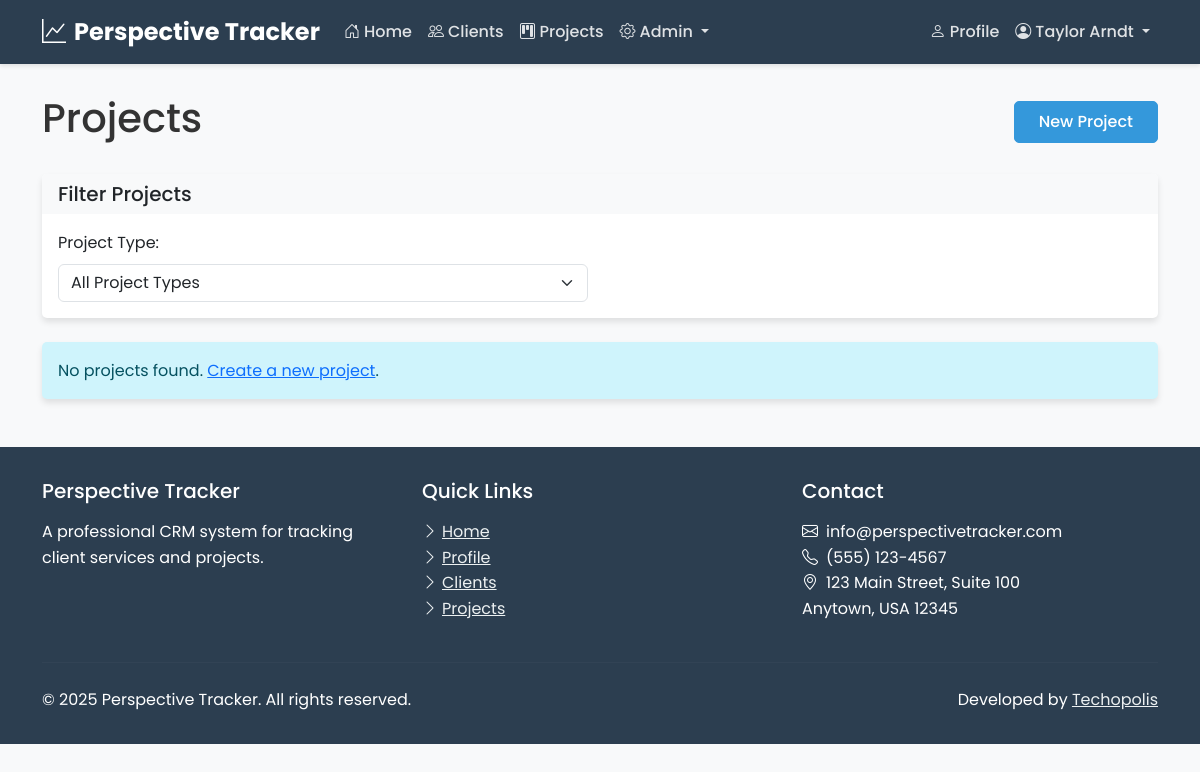
Page /projects/ (signed in) on the earlier database version.
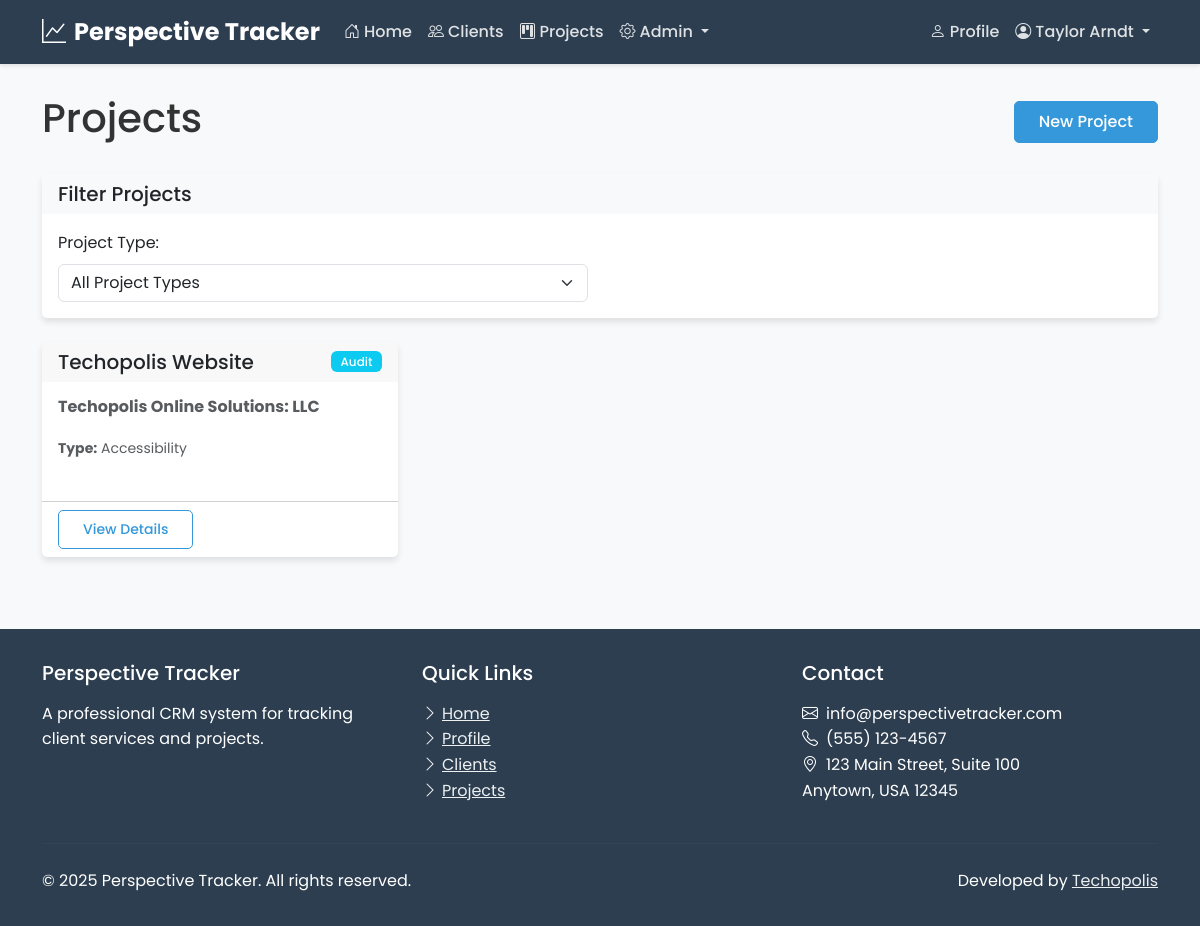
Same page on the later database version.
### users/models.py (models this page shows, shortened)
class CustomUser(AbstractUser):
    username = None
    email = models.EmailField(unique=True)
    role = models.ForeignKey(Role, on_delete=models.CASCADE, null=True, blank=True)
    profile_picture = models.ImageField(upload_to='profile_pics/', null=True, blank=True)
    bio = models.TextField(max_length=500, blank=True)
    phone_number = models.CharField(max_length=20, blank=True)
    job_title = models.CharField(max_length=100, blank=True)
    USERNAME_FIELD = 'email'
    REQUIRED_FIELDS = []
    objects = CustomUserManager()

### projects/models.py (models this page shows, shortened)
class Project(models.Model):
    DEFAULT_STATUS_CHOICES = [
        ('not_started', 'Not Started'),
        ('in_progress', 'In Progress'),
        ('completed', 'Completed'),
    ]
    name = models.CharField(max_length=200)
    client = models.ForeignKey(Client, on_delete=models.CASCADE, related_name='projects')
    project_type = models.ForeignKey(ProjectType, on_delete=models.PROTECT, related_name='projects')
    status = models.CharField(max_length=50, default='not_started')
    notes = models.TextField(blank=True)
    created_at = models.DateTimeField(auto_now_add=True)
    updated_at = models.DateTimeField(auto_now=True)
    created_by = models.ForeignKey(CustomUser, on_delete=models.SET_NULL, null=True, related_name='created_projects')
    assigned_to = models.ManyToManyField(CustomUser, related_name='assigned_projects', blank=True)
    def get_status_choices(self):
        if self.project_type and self.project_type.status_choices:
            return self.project_type.status_choices
        return self.DEFAULT_STATUS_CHOICES
    def get_status_display(self):
        choices = self.get_status_choices()
        for key, display in choices:
            if key and key.strip() == self.status:
                return display.strip()
        return self.status
    class Meta:
        ordering = ['-created_at']

class ProjectType(models.Model):
    name = models.CharField(max_length=100, unique=True)
    description = models.TextField(blank=True)
    slug = models.SlugField(max_length=100, unique=True)
    supports_standards = models.BooleanField(default=False, help_text="Whether this project type supports standards and violations")
    status_choices = models.JSONField(default=list, blank=True, help_text="List of status choices for this project type in format [['key', 'Display Name'], ...]")
    milestone_choices = models.JSONField(default=list, blank=True, help_text="List of milestone choices for this project type in format [['key', 'Display Name'], ...]")

### clients/models.py (models this page shows, shortened)
class Client(models.Model):
    company_name = models.CharField(max_length=255)
    contact_name = models.CharField(max_length=255)
    email = models.EmailField()
    website = models.URLField(blank=True, null=True)
    point_of_contact = models.ForeignKey(
        settings.AUTH_USER_MODEL,
        on_delete=models.SET_NULL,
        null=True,
        related_name='clients_as_poc'
    )
    created_at = models.DateTimeField(auto_now_add=True)
    updated_at = models.DateTimeField(auto_now=True)
    class Meta:
        ordering = ['company_name']

### projects/views.py (the view)
# urls.py: path('', views.project_list, name='project_list'),
@login_required
def project_list(request):
    if request.user.is_superuser or (hasattr(request.user, 'role') and request.user.role and request.user.role.name in ['admin', 'staff']):
        projects = Project.objects.all()
    else:
        projects = Project.objects.filter(assigned_to=request.user)
    project_type_slug = request.GET.get('type')
    if project_type_slug:
        projects = projects.filter(project_type__slug=project_type_slug)
    project_types = ProjectType.objects.all()
    context = {
        'projects': projects,
        'project_types': project_types,
        'current_type': project_type_slug,
    }
    return render(request, 'projects/project_list.html', context)

### projects/templates/projects/project_list.html (shortened to what this page needs)
{% extends "users/base.html" %}
{% load static %}
{% block content %}
<div class="container mt-4">
    <div class="d-flex justify-content-between align-items-center mb-4">
        <h1>Projects</h1>
        {% if user.is_staff or user.is_superuser %}
        <a href="{% url 'projects:project_create' %}" class="btn btn-primary">
             New Project
        </a>
        {% endif %}
    </div>
    <div class="card mb-4">
        <div class="card-header bg-light">
            <h2 class="h5 mb-0">Filter Projects</h2>
        </div>
        <div class="card-body">
            <div class="row">
                <div class="col-md-6">
                    <label for="project-type-filter" class="form-label">Project Type:</label>
                    <select id="project-type-filter" class="form-select">
                        <option value="">All Project Types</option>
                    </select>
                </div>
            </div>
        </div>
    </div>
    {% if projects %}
    <div class="row">
        {% for project in projects %}
        <div class="col-md-6 col-lg-4 mb-4 project-card" data-project-type="{{ project.project_type.slug }}">
            <div class="card h-100">
                <div class="card-header d-flex justify-content-between align-items-center">
                    <h2 class="h5 mb-0">{{ project.name }}</h2>
                    <span class="badge {% if project.status == 'completed' %}bg-success{% elif project.status == 'in_progress' or project.status == 'in_development' %}bg-primary{% elif project.status == 'audit' %}bg-info{% elif project.status == 'qa' %}bg-warning{% elif project.status == 'remediation' %}bg-danger{% else %}bg-secondary{% endif %}">
                        {{ project.get_status_display }}
                    </span>
                </div>
                <div class="card-body">
                    <p class="card-subtitle mb-2 text-muted fw-bold">{{ project.client.company_name }}</p>
                    <p class="card-text">
                        <small class="text-muted">
                            <strong>Type:</strong> {{ project.project_type.name }}
                        </small>
                    </p>
                </div>
                <div class="card-footer bg-transparent">
                    <a href="{% url 'projects:project_detail' project.id %}" class="btn btn-sm btn-outline-primary">View Details</a>
                </div>
            </div>
        </div>
        {% endfor %}
    </div>
    {% else %}
    <div class="alert alert-info">
        No projects found. {% if user.is_staff or user.is_superuser %}<a href="{% url 'projects:project_create' %}">Create a new project</a>.{% endif %}
    </div>
    {% endif %}
</div>
{% endblock %}

### users/templates/users/base.html (shortened to what this page needs)
<!DOCTYPE html>
<html lang="en">
<head>
    <link href="https://cdn.jsdelivr.net/npm/bootstrap@5.3.0-alpha1/dist/css/bootstrap.min.css" rel="stylesheet">
    <link rel="stylesheet" href="https://cdn.jsdelivr.net/npm/bootstrap-icons@1.10.3/font/bootstrap-icons.css">
    <link rel="stylesheet" href="/static/css/style.css">
</head>
<body>
    <nav class="navbar navbar-expand-md navbar-dark fixed-top">
        <div class="container">
            <a class="navbar-brand" href="{% url 'home' %}">
                <i class="bi bi-graph-up me-2"></i>Perspective Tracker
            </a>
            <div class="collapse navbar-collapse" id="navbarNav">
                <ul class="navbar-nav me-auto">
                    <li class="nav-item">
                        <a class="nav-link {% if request.path == '/' %}active{% endif %}" href="{% url 'home' %}">
                            <i class="bi bi-house-door me-1"></i>Home
                        </a>
                    </li>
                    {% if user.is_authenticated %}
                        {% if user.is_superuser or user.role.name == 'admin' or user.role.name == 'staff' %}
                            <li class="nav-item">
                                <a class="nav-link {% if '/clients/' in request.path %}active{% endif %}" href="{% url 'client_list' %}">
                                    <i class="bi bi-people me-1"></i>Clients
                                </a>
                            </li>
                            <li class="nav-item">
                                <a class="nav-link {% if '/projects/' in request.path %}active{% endif %}" href="{% url 'projects:project_list' %}">
                                    <i class="bi bi-kanban me-1"></i>Projects
                                </a>
                            </li>
                            {% if user.is_superuser or user.role.name == 'admin' %}
                            <li class="nav-item dropdown">
                                <a class="nav-link dropdown-toggle" href="#" id="adminDropdown" role="button" data-bs-toggle="dropdown" aria-expanded="false">
                                    <i class="bi bi-gear me-1"></i>Admin
                                </a>
                            </li>
                            {% endif %}
                        {% endif %}
                    {% endif %}
                </ul>
                <ul class="navbar-nav">
                    {% if user.is_authenticated %}
                        <li class="nav-item">
                            <a class="nav-link {% if '/profile/' in request.path %}active{% endif %}" href="{% url 'profile' %}">
                                <i class="bi bi-person me-1"></i>Profile
                            </a>
                        </li>
                        <li class="nav-item dropdown">
                            <a class="nav-link dropdown-toggle" href="#" id="navbarDropdown" role="button" data-bs-toggle="dropdown" aria-expanded="false">
                                <i class="bi bi-person-circle me-1"></i>{{ user.first_name }} {{ user.last_name }}
                            </a>
                        </li>
                    {% else %}
                        <li class="nav-item">
                            <a class="nav-link btn btn-outline-light btn-sm ms-2 px-3" href="{% url 'login' %}">
                                <i class="bi bi-box-arrow-in-right me-1"></i>Login
                            </a>
                        </li>
                    {% endif %}
                </ul>
            </div>
        </div>
    </nav>
    <main>
        {% block content %}{% endblock %}
    </main>
    <footer>
        <div class="container">
            <div class="row">
                <div class="col-md-4 mb-4 mb-md-0">
                    <h5 class="mb-3">Perspective Tracker</h5>
                    <p class="mb-0">A professional CRM system for tracking client services and projects.</p>
                </div>
                <div class="col-md-4 mb-4 mb-md-0">
                    <h5 class="mb-3">Quick Links</h5>
                    <ul class="list-unstyled">
                        <li><a href="{% url 'home' %}"><i class="bi bi-chevron-right me-1"></i>Home</a></li>
                        {% if user.is_authenticated %}
                            <li><a href="{% url 'profile' %}"><i class="bi bi-chevron-right me-1"></i>Profile</a></li>
                            {% if user.is_superuser or user.role.name == 'admin' or user.role.name == 'staff' %}
                                <li><a href="{% url 'client_list' %}"><i class="bi bi-chevron-right me-1"></i>Clients</a></li>
                                <li><a href="{% url 'projects:project_list' %}"><i class="bi bi-chevron-right me-1"></i>Projects</a></li>
                            {% endif %}
                        {% else %}
                            <li><a href="{% url 'login' %}"><i class="bi bi-chevron-right me-1"></i>Login</a></li>
                        {% endif %}
                    </ul>
                </div>
                <div class="col-md-4">
                    <h5 class="mb-3">Contact</h5>
                    <ul class="list-unstyled">
                        <li><i class="bi bi-envelope me-2"></i>info@perspectivetracker.com</li>
                        <li><i class="bi bi-telephone me-2"></i>(555) 123-4567</li>
                        <li><i class="bi bi-geo-alt me-2"></i>123 Main Street, Suite 100<br>Anytown, USA 12345</li>
                    </ul>
                </div>
            </div>
            <hr class="mt-4 mb-4" style="border-color: rgba(255,255,255,0.1);">
            <div class="row justify-content-between align-items-center">
                <div class="col-md-6 text-center text-md-start">
                    <p class="mb-0">&copy; {% now "Y" %} Perspective Tracker. All rights reserved.</p>
                </div>
                <div class="col-md-6 text-center text-md-end">
                    <p class="mb-0">Developed by <a href="https://www.techopolis.courses/" target="_blank">Techopolis</a></p>
                </div>
            </div>
        </div>
    </footer>
</body>
</html>

### perspectivetracker/static/css/style.css (style rules this page uses)
:root { --primary-color: #2c3e50; --secondary-color: #3498db; --accent-color: #e74c3c; --light-color: #ecf0f1; --dark-color: #2c3e50; --success-color: #2ecc71; --warning-color: #f39c12; --danger-color: #e74c3c; --text-color: #333; --text-light: #7f8c8d; --border-radius: 5px; --box-shadow: 0 4px 6px rgba(0, 0, 0, 0.1); --transition: all 0.3s ease; }
body { font-family: 'Poppins', sans-serif; color: var(--text-color); line-height: 1.6; background-color: #f8f9fa; padding-top: 70px; }
.navbar { background-color: var(--primary-color) !important; box-shadow: 0 2px 4px rgba(0, 0, 0, 0.1); }
.navbar-brand { font-weight: 700; font-size: 1.5rem; color: white !important; }
.navbar-dark .navbar-nav .nav-link { color: rgba(255, 255, 255, 0.85) !important; font-weight: 500; transition: var(--transition); }
.card { border: none; border-radius: var(--border-radius); box-shadow: var(--box-shadow); transition: var(--transition); margin-bottom: 1.5rem; }
.card-header { font-weight: 600; border-bottom: none; }
.btn { font-weight: 500; border-radius: var(--border-radius); padding: 0.5rem 1.5rem; transition: var(--transition); }
.btn-primary { background-color: var(--secondary-color); border-color: var(--secondary-color); }
.btn-outline-primary { color: var(--secondary-color); border-color: var(--secondary-color); }
.badge { font-weight: 500; padding: 0.4em 0.8em; }
footer { background-color: var(--primary-color); color: white; padding: 2rem 0; margin-top: 3rem; }
footer a { color: var(--light-color); transition: var(--transition); }

Differences in the rows shown:
added Project: name "Techopolis Website", status "Audit", client.company_name "Techopolis Online Solutions: LLC", project_type.name "Accessibility"
Other differences:
text no longer shown: "No projects found. Create a new project ."
